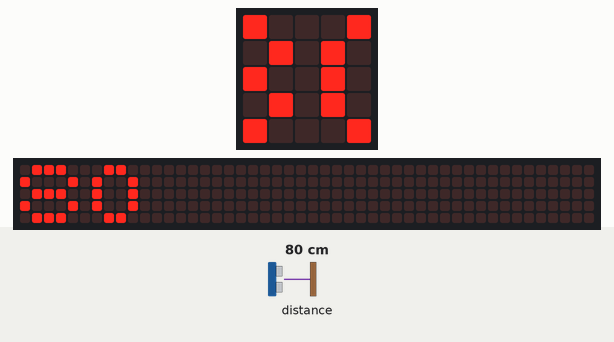
Bench run of a program on a simulated BBC micro:bit (MakeCode). On the bench: the board's 5×5 LED display, a strip that is not on the board, showing the scrolling text unrolled. Inputs (shaded band) come from the test bench; at power-on: distance to the obstacle 80 cm. The echo pulse lasts 58.3 µs per cm; the 48×5 strip is a reading aid, not a part: it shows the text the display is scrolling, unrolled, one strip-width of it at a time.

Above: at 2.88 s.
2.9 s: distance to the obstacle set to 2 cm
At 5.7 s:
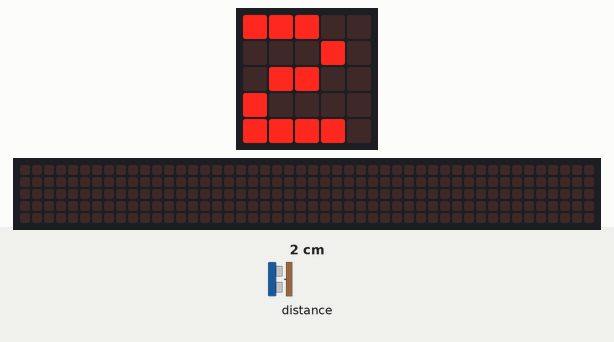
6.4 s: distance to the obstacle set to 18 cm
At 9.18 s:
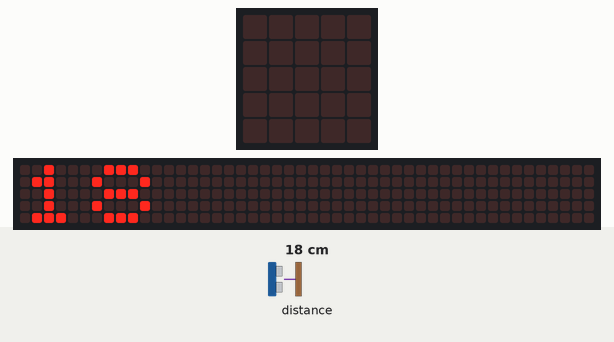
9.9 s: distance to the obstacle set to 4 cm
At 12.3 s:
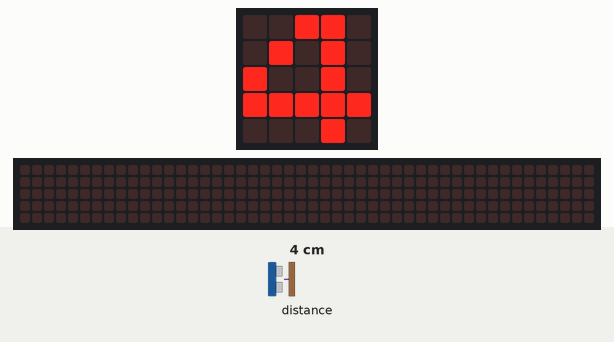
Timing chart, 0 to 13.8 s (numbered marks = the images above; inputs shaded):
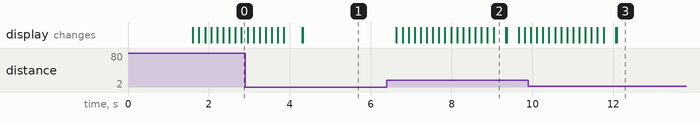

Measured:
- after the input at 6.4 s, the display: first changes after 0.24 s (image 2 shows a later state)

The program:

main.ts
```typescript
/**
 * Sensor de ultrasonidos:
 *
 * -Añadir extensión sonar
 *
 * -En la tarjeta de ampliación cambiar la posición de los "jumpers" de 3v3 o SV
 *
 * -Conexión
 *
 *        -echo P1
 *
 *        -trig P2
 */
/**
 * Miguel Lázaro Moguilnaia
 *
 * 2ºESO A
 */
basic.showIcon(IconNames.Yes)
basic.pause(1000)
basic.clearScreen()
basic.forever(function () {
    basic.showNumber(sonar.ping(
    DigitalPin.P2,
    DigitalPin.P1,
    PingUnit.Centimeters
    ))
})
```

test.ts
```typescript
// aquí va el archivo "tests"; esto no se compilará cuando este paquete se utilice como una extensión.
```
